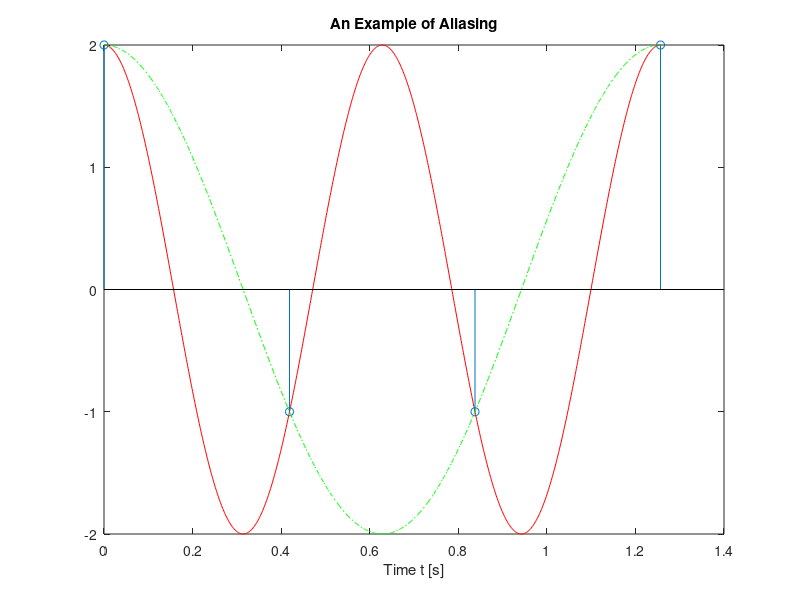

MATLAB code to generate this figure: (Note: this script raises an error after producing the figure.)
%% Aliasing 
%
% An illustration of aliasing due to undersampling.
%
% In this example, we sample a cosine waveform with frequency
% $\omega_0$ = 10 rad/s at a sampling rate $\omega_s = 1.5\omega_0$.
% That is less than the minimum $\omega_s = 2\omega_0$.
%
% Prepared for EG-247 Signals and Systems
% by Dr Chris Jobling.
%
A = 2;
w0 = 10;
ws = 1.5*w0;
Ts = 2*pi/ws;
tmax = 2*(2*pi/w0);
t = linspace(0,tmax,1000);
plot(t,A*cos(w0*t),'r')
hold on
%% Now we sample
ts = 0:Ts:tmax;
stem(ts,A*cos(w0*ts))
%% 
% we observe that a waveform with half the frequency of the original
% would have the same sampled points.
plot(t,A*cos(w0*t/2),'g-.')
hold off
title('An Example of Aliasing')
xlabel('Time t [s]')
ylable('x(t)')